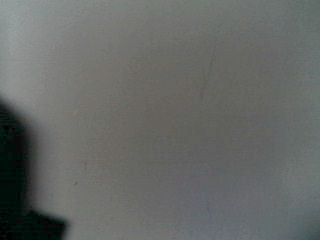
%> input picture HW6-Dynamic vision/wall01.jpg, 320 x 240 px
$ octave HW6_DynamicVision.m   (GNU Octave 9; MATLAB toolbox functions it lacks are replaced by stand-ins)
%> lines starting %> are read from the running program, lines starting %| are printed output that depends on the picture
clc;clear;
%讀取圖檔
DV1 = imread('wall01.jpg');
%> DV1 is the input picture: size 240x320x3 uint8; mean R, G, B 102.2, 104.7, 102.4
DV2 = imread('hand01.jpg');
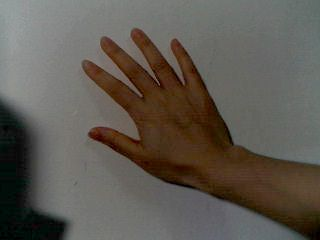
%> input picture HW6-Dynamic vision/hand01.jpg, 320 x 240 px
%> DV2 is the input picture: size 240x320x3 uint8; mean R, G, B 94.7, 89.2, 81.3
DV3 = imread('hand02.jpg');
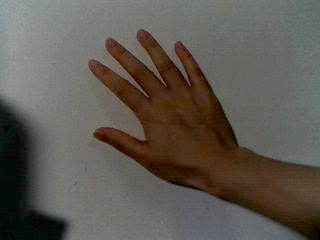
%> input picture HW6-Dynamic vision/hand02.jpg, 320 x 240 px
%> DV3 is the input picture: size 240x320x3 uint8; mean R, G, B 94.8, 89.3, 81.9
DV4 = imread('hand03.jpg');
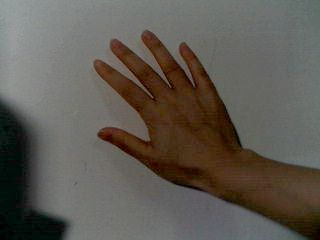
%> input picture HW6-Dynamic vision/hand03.jpg, 320 x 240 px
%> DV4 is the input picture: size 240x320x3 uint8; mean R, G, B 94.6, 89.8, 82.1
DV5 = imread('hand04.jpg');
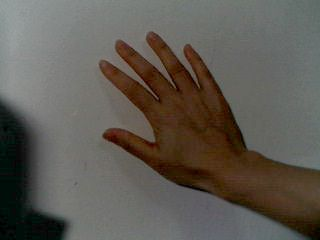
%> input picture HW6-Dynamic vision/hand04.jpg, 320 x 240 px
%> DV5 is the input picture: size 240x320x3 uint8; mean R, G, B 94.7, 90, 82.6
DV6 = imread('hand05.jpg');
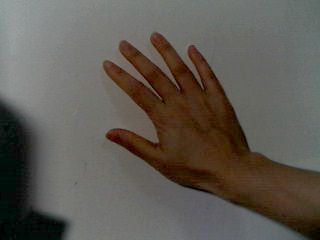
%> input picture HW6-Dynamic vision/hand05.jpg, 320 x 240 px
%> DV6 is the input picture: size 240x320x3 uint8; mean R, G, B 95.1, 90, 82.8

gDV1 = rgb2gray(DV1);
gDV2 = rgb2gray(DV2);
gDV3 = rgb2gray(DV3);
gDV4 = rgb2gray(DV4);
gDV5 = rgb2gray(DV5);
gDV6 = rgb2gray(DV6);
gDVarray = [gDV1 gDV2 gDV3 gDV4 gDV5 gDV6]; % 將所有影像存到同一矩陣

gDVdiff = [];
gDVdiffarray = [];
gDVtotal = [];
gDVtotal2 = zeros(size(gDV1));

% 所有連續影像間的差異值
startX = 1; startY = 1;
endX = size(gDV1,1); endY = size(gDV1,2); % size = 240*320
%> after `endX = size(gDV1,1)`: endX = 240
%> after `endY = size(gDV1,2)`: endY = 320
while startY < size(gDVarray,2) - size(gDV1,2) + 1 % 1920-320+1=1601(五張圖)
    for i = startX : endX
        for j = startY : endY
            gDVdiff(i,j) = abs(gDVarray(i,j+320) - gDVarray(i,j));
        end
    end
    gDVdiffarray = [gDVdiffarray gDVdiff];
    startY = startY + size(gDV1,2); % 1+320(右移到下一張圖起始位置)
end
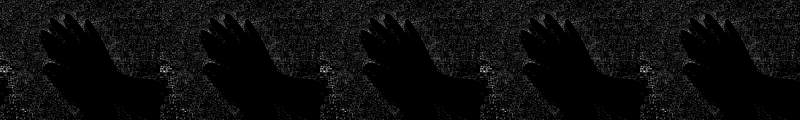
%> gDVdiffarray: size 240x1600 double (shown at 1/2 size); min 0, max 19, mean 0.951; drawn with min black and max white

% 所有連續影像間的差異值(總和)
startX = 1; startY = 1;
endX = size(gDV1,1); endY = size(gDV1,2); % size = 240*320
while startY < size(gDVdiffarray,2) - size(gDV1,2) + 1 % 1600-320+1=1601(四張圖)
    for i = startX : endX
        for j = startY : endY
            gDVtotal(i,j) = gDVdiffarray(i,j+320) + gDVdiffarray(i,j);
        end
    end
    gDVtotal2 = gDVtotal2 + gDVtotal;
    startY = startY + size(gDV1,2); % 1+320(右移到下一張圖起始位置)
end

figure(1); image(gDVtotal2); title('for loop');
saveas(figure(1),'CV_HW6_1_M1035502-01(for loop)','jpg');

% 硬淦
aa=gDV2-gDV1;
bb=gDV3-gDV2;
cc=gDV4-gDV3;
dd=gDV5-gDV4;
ee=gDV6-gDV5;
ff=aa+bb+cc+dd+ee;
figure(2); image(bb); title('Hard dry');
%> after `title('Hard dry')`:
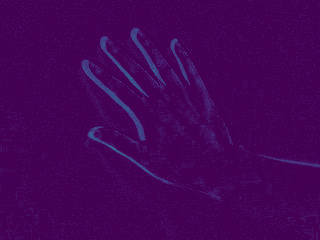
%> displayed picture: size 240x320x3, on the screen's scale of 0 to 255; mean R, G, B 68.4, 4.2, 87.1
saveas(figure(2),'CV_HW6_1_M1035502-02(Hard dry)','jpg');

% [8 lines of commented-out code are left out]
